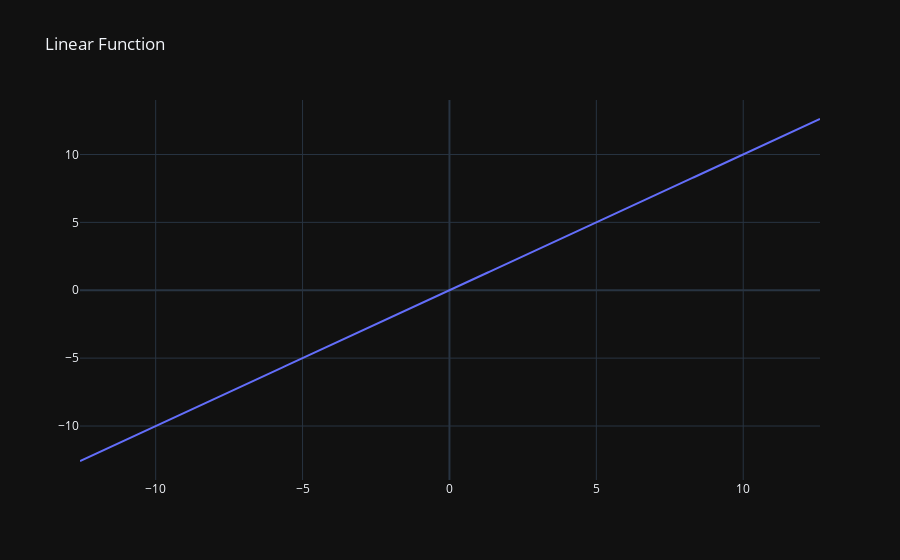

The notebook cell this image was saved under:
### Markdown cell above
# The $XOR$ Problem

Return to the [castle](https://github.com/Nkluge-correa/teeny-tiny_castle).

The XOR problem is a classic example in machine learning that highlights the limitations of linear models in solving non-linear problems. The problem involves a binary classification task where the output is 1 if either of the two input values is 1 but is 0 if both inputs are 0 or both inputs are 1.

On the surface, XOR appears to be a very simple problem; however, Minksy and Papert ([1969](https://leon.bottou.org/publications/pdf/perceptrons-2017.pdf)) showed that this was a big problem for neural network architectures of the 1960s, known as perceptrons.

The XOR problem is non-linearly separable and cannot be solved by linear models. This led to the development of more advanced techniques, such as neural networks, which can handle non-linear problems by introducing non-linearities in the activation functions. The XOR problem is a useful example to illustrate the need for more complex models in machine learning when dealing with non-linear problems.

![image](https://res.cloudinary.com/practicaldev/image/fetch/s--6OpbLFPq--/c_limit%2Cf_auto%2Cfl_progressive%2Cq_auto%2Cw_880/https://cdn-images-1.medium.com/max/2000/0%2ALYlt6CZJHOJkNRHJ.)

In this notebook, we will implement an ML solution to the XOR problem, exposing the limitations of linear models (like the `perceptron`).

### The `Perceptron`

To quickly summarise, a perceptron is essentially a method of separating a manifold with a _hyperplane_. This is just drawing a straight line to separate an $n$-dimensional space into two regions: True or False.

[![perceptron2](https://miro.medium.com/max/639/1*_Epn1FopggsgvwgyDA4o8w.png)](https://miro.medium.com/max/639/1*_Epn1FopggsgvwgyDA4o8w.png)

### Code cell
import numpy as np
import plotly.graph_objects as go

rs = np.random.RandomState(42)

x = np.random.randn(100)*5
x_0 = np.linspace(x.min()-.1, x.max()+.1, 500)  # evenly spaced test points


fig = go.Figure(data=go.Scatter(x=x_0, y=x_0, name='Linear Function'))
fig.update_layout(template='plotly_dark',
                  title='Linear Function')
fig.show()

### Figure 1 — Plotly figure (JSON) as saved in the notebook; plotly's stock layout.template omitted (floating-point values rounded to 4 significant figures; data arrays with more than 128 entries replaced by an {"elided": "..."} marker saying what was removed)
{"data": [{"name": "Linear Function", "type": "scatter", "x": {"elided": "500 float values"}, "y": {"elided": "500 float values"}}], "layout": {"title": {"text": "Linear Function"}}}
